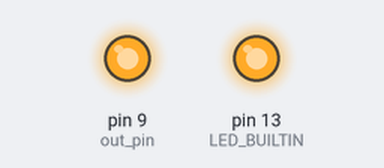
The sketch below on a simulated Arduino Uno, built with avr-gcc and run on an emulated ATmega328P. Shown: output pins drawn as LEDs (lit = HIGH).

Above: at 6.0 s.
At 37.0 s:
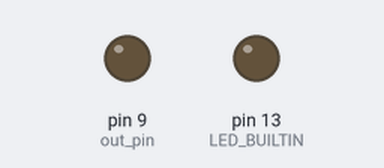
Timing chart, 0 to 80.6 s (numbered marks = the images above):
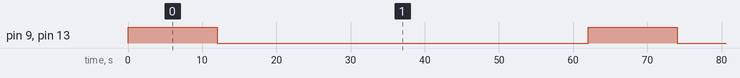

Measured:
- by itself, pin 9 (out_pin), pin 13 (LED_BUILTIN): alternates HIGH for 12.0 s and LOW for 50.0 s

The sketch:

auto_loop.ino
```cpp
const int out_pin = 9;

void setup() {
  pinMode(out_pin, OUTPUT);
  pinMode(LED_BUILTIN, OUTPUT);

  digitalWrite(out_pin, LOW);
}

void loop() {
  digitalWrite(LED_BUILTIN, HIGH);
  digitalWrite(out_pin, HIGH);
  delay(12000);
  digitalWrite(LED_BUILTIN, LOW);
  digitalWrite(out_pin, LOW);
  delay(50000);
}
```
